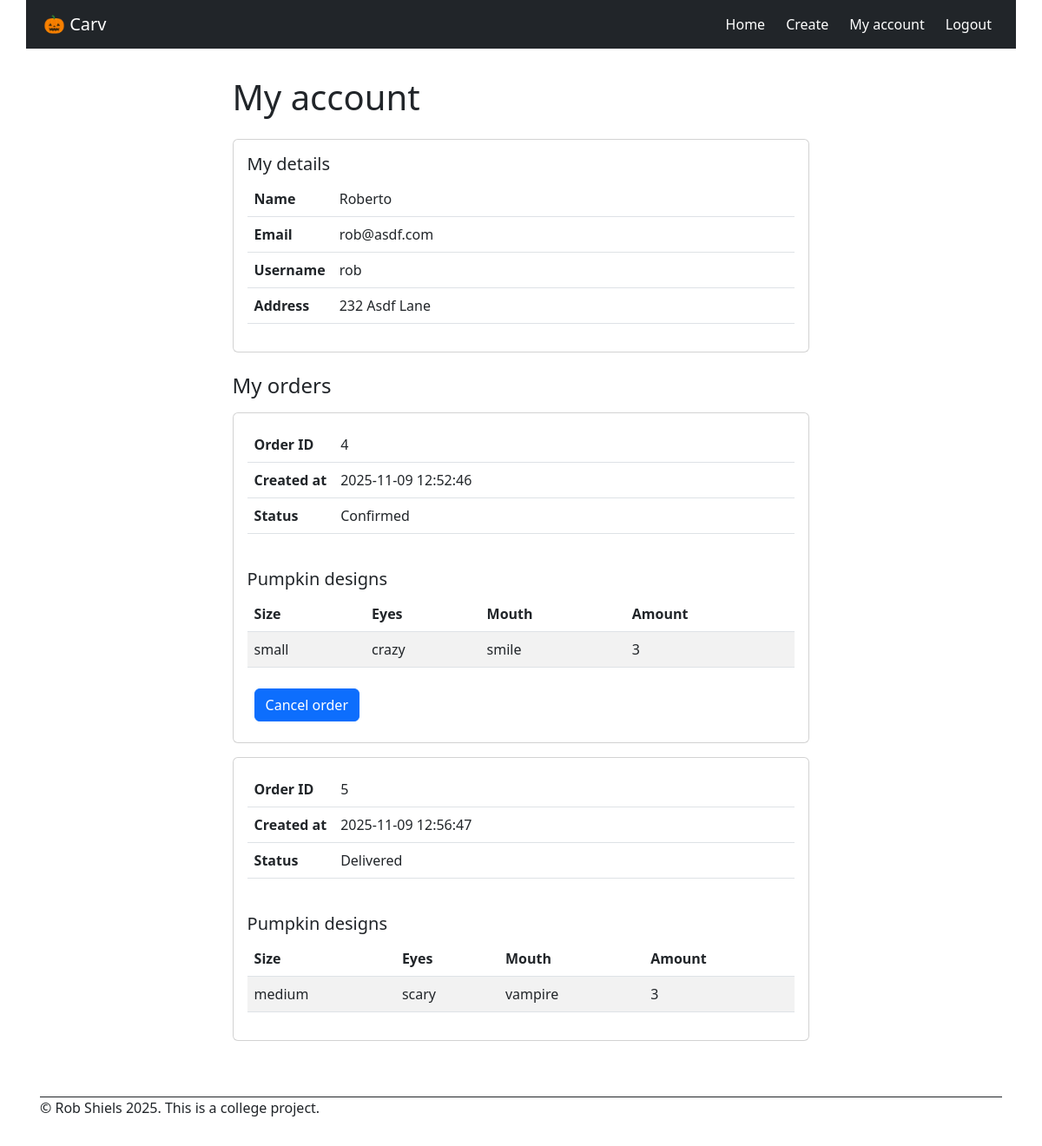
The app's page /my-account (signed in), older data.
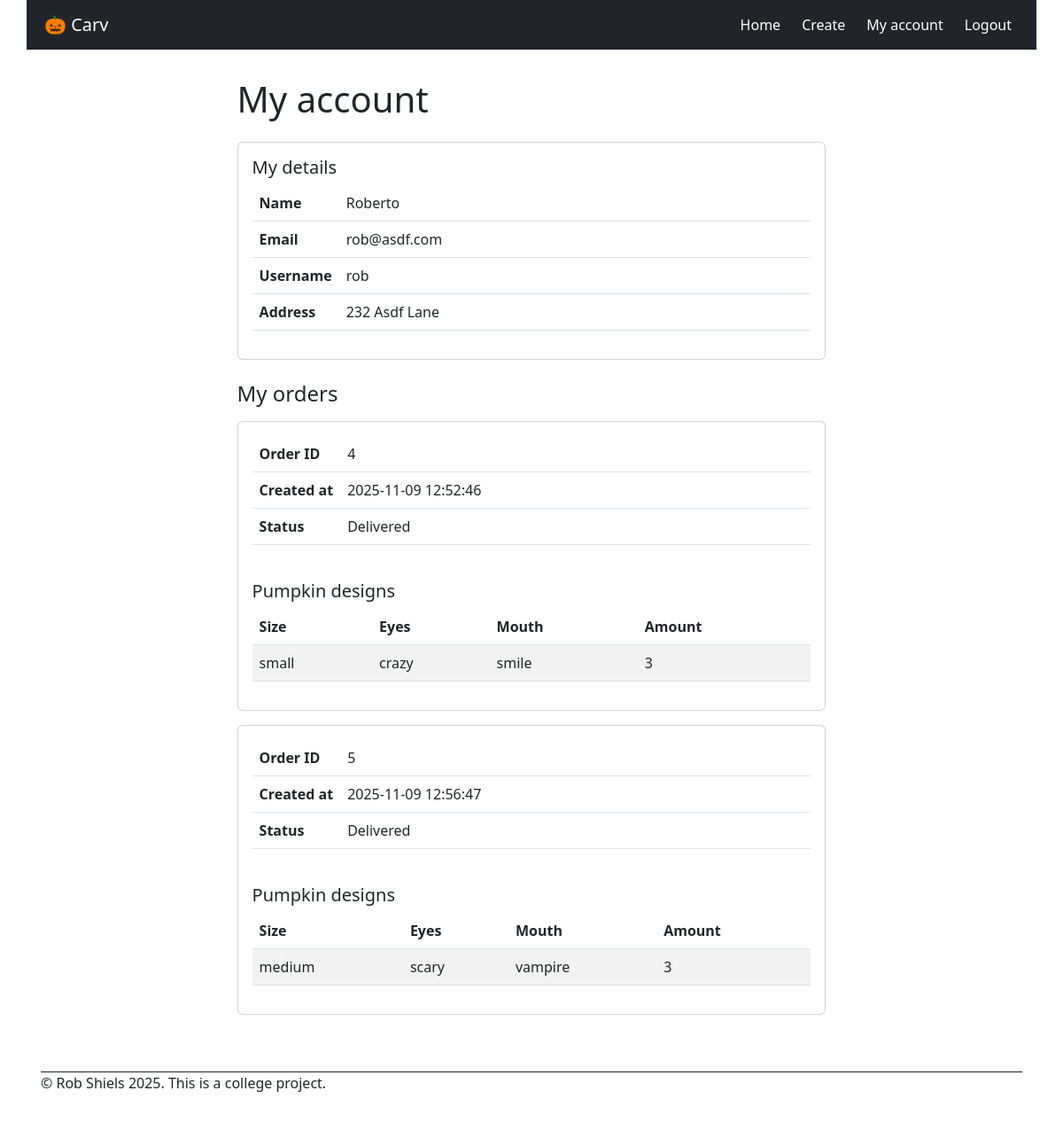
The same page, newer data.
### models.py (models this page shows, shortened)
class User(db.Model, UserMixin):
    __tablename__ = 'user'
    user_id: Mapped[int] = mapped_column(primary_key=True)
    username: Mapped[str] = mapped_column(nullable=False)
    password: Mapped[str] = mapped_column(nullable=False)
    name: Mapped[str] = mapped_column(nullable=False)
    email: Mapped[str] = mapped_column(nullable=False, unique=True)
    address: Mapped[str] = mapped_column(nullable=False)
    role: Mapped[str] = mapped_column(nullable=False, default="customer")
    orders = db.relationship('Order', back_populates='customer')

class Order(db.Model):
    __tablename__ = 'order'
    order_id: Mapped[int] = mapped_column(primary_key=True)
    created_at: Mapped[datetime] = mapped_column(nullable=False,  default=lambda: datetime.now(timezone.utc).replace(microsecond=0))
    status: Mapped[str] = mapped_column(nullable=True)
    customer_id: Mapped[int] = mapped_column(db.ForeignKey('user.user_id'), nullable=False) # Add 'delete' button to delete customer and all associated ordres
    customer = db.relationship('User', back_populates='orders')
    pumpkins = db.relationship('PumpkinDesign', back_populates='order',  cascade='all, delete-orphan', passive_deletes=True )  # one-to-many

class PumpkinDesign(db.Model):
    __tablename__ = 'pumpkin_design'
    design_id: Mapped[int] = mapped_column(primary_key=True)
    size: Mapped[str] = mapped_column(nullable=False)
    eyes: Mapped[str] = mapped_column(nullable=False)
    mouth: Mapped[str] = mapped_column(nullable=False)
    amount: Mapped[int] = mapped_column(nullable=False)
    created_at: Mapped[datetime] = mapped_column(nullable=False,  default=lambda: datetime.now(timezone.utc).replace(microsecond=0))
    order_id: Mapped[int] = mapped_column(db.ForeignKey('order.order_id', ondelete='CASCADE'), nullable=False)
    order = db.relationship('Order', back_populates='pumpkins')

### app.py (the view)
@app.route("/my-account")
@login_required
def my_account():
    orders = Order.query.filter_by(customer_id=current_user.user_id).order_by(Order.order_id).all()
    return render_template("my-account.html", orders=orders)

### app.py (called while the page is built)
@login_manager.user_loader
def load_user(user_id):
    return User.query.get(int(user_id))

### templates/my-account.html (shortened to what this page needs)
{% set title = "My account" %}
{% extends "base.html" %}
{% block main %}
<div class="card mb-4">
    <div class="card-body">
        <h5 class="card-title ">My details</h5>
        <table class="table">
            <tbody>
                <tr>
                    <th scope="row" class="hug">Name</th>
                    <td>{{ current_user.name }}</td>
                </tr>
                <tr>
                    <th scope="row" class="hug">Email</th>
                    <td>{{ current_user.email }}</td>
                </tr>
                <tr>
                    <th scope="row" class="hug">Username</th>
                    <td>{{ current_user.username }}</td>
                </tr>
                <tr>
                    <th scope="row" class="hug">Address</th>
                    <td>{{ current_user.address }}</td>
                </tr>
            </tbody>
        </table>
    </div>
</div>
<h4 class="card-title mb-3">My orders</h4>
{% for order in orders %}
<div class="card mb-3">
    <div class="card-body">
        <div class="pb-4">
            <table class="table">
                <tbody>
                    <tr>
                        <th scope="row" class="hug">Order ID</th>
                        <td>{{ order.order_id }}</td>
                    </tr>
                    <tr>
                        <th scope="row" class="hug">Created at</th>
                        <td>{{ order.created_at }}</td>
                    </tr>
                    <tr>
                        <th scope="row" class="hug">Status</th>
                        <td>{{ order.status }}</td>
                    </tr>
                </tbody>
            </table>
        </div>
        <h5 class="card-title ">Pumpkin designs</h5>
        {% if order.pumpkins %}
        <table class="table table-striped">
            <thead>
                <tr>
                    <th>Size</th>
                    <th>Eyes</th>
                    <th>Mouth</th>
                    <th>Amount</th>
                </tr>
            </thead>
            <tbody>
                {% for pumpkin in order.pumpkins %}
                <tr>
                    <td>{{ pumpkin.size }}</td>
                    <td>{{ pumpkin.eyes }}</td>
                    <td>{{ pumpkin.mouth }}</td>
                    <td>{{ pumpkin.amount }}</td>
                </tr>
                {% endfor %}
            </tbody>
        </table>
        {% else %}
        <p>You haven't added a pumpkin yet.</p>
        {% endif %}
        {% if order.status != "Delivered" %}
        <form id="order-form" action="{{url_for('delete_order', order_id=order.order_id)}}" method="post">
            <button type="submit" class="btn btn-primary m-2">Cancel order</button>
        </form>
        {% endif %}
    </div>
</div>
{% endfor %}
{% endblock %}

### templates/base.html (shortened to what this page needs)
<!DOCTYPE html>
<html lang="en">
<head>
  <link rel="stylesheet" href="https://cdn.jsdelivr.net/npm/bootstrap@5.2.3/dist/css/bootstrap.min.css"
>
  <link rel="stylesheet" href="https://cdn.jsdelivr.net/npm/bootstrap-icons@1.3.0/font/bootstrap-icons.css">
  <link rel="stylesheet" href="{{ url_for('static', filename='css/style.css') }}">
</head>
<body>
  <div id="wrapper">
    <nav class="navbar navbar-expand-lg navbar-dark bg-dark p-2">
      <div class="container-fluid">
        <a class="navbar-brand" href="{{ url_for('index') }}">
          🎃
             Carv
        </a>
        <div class="collapse navbar-collapse" id="navbarNav">
          <ul class="navbar-nav ms-auto gap-2">
            <li class="nav-item">
              <a class="nav-link active" aria-current="page" href="{{ url_for('index') }}">Home</a>
            </li>
            <li class="nav-item">
              <a class="nav-link active" href="{{ url_for('create_pumpkin_page') }}">Create</a>
            </li>
            {% if current_user.is_authenticated %}
            <li class="nav-item">
              {% if current_user.role == 'admin' %}
              <a class="nav-link active" href="{{ url_for('admin_page') }}">Admin</a>
              {% else %}
              <a class="nav-link active" href="{{ url_for('my_account') }}">My account</a>
              {% endif %}
            </li>
            <li class="nav-item">
              <a class="nav-link active" href="{{ url_for('logout') }}">Logout</a>
            </li>
            {% endif %}
          </ul>
        </div>
      </div>
    </nav>
    <main>
      <div class="title-block">
        <h1 class="mb-4">{{ title or "Welcome" }}</h1>
      </div>
      {% block main %}
      {% endblock %}
    </main>
    <footer class="m-3">
      <p>&copy; Rob Shiels 2025. This is a college project.</p>
    </footer>
  </div>
</body>
</html>

### static/css/style.css (style rules this page uses)
* { margin: 0px; padding: 0px; font-size: 16px; }
html { height: 100%; color: white; }
body { margin: 0px; min-height: 100vh; }
nav { grid-area: nav; }
main { grid-area: main; }
footer { grid-area: footer; }
#wrapper { min-height: 100vh; margin-left: auto; margin-right: auto; background-color: white; display: grid; gap: 16px; grid-template-rows: auto 1fr auto; grid-template-areas: "nav" "main" "footer"; }
main { padding: 16px 16px; display: flex; flex-wrap: wrap; align-content: center; flex-direction: column; }
footer { border-top: 1px solid #212529; margin-top: auto; }
.table td.hug, .table th.hug { width: 1%; white-space: nowrap; }
@media (min-width: 480px) { body { margin: 0px 24px; max-width: 1140px; margin-left: auto; margin-right: auto; } }
@media (min-width: 480px) { .card { width:60%; } }

Row changes from the older to the newer data that the page shows:
changed Order id 4: status "Confirmed" → "Delivered"; no longer shows "Cancel order"
